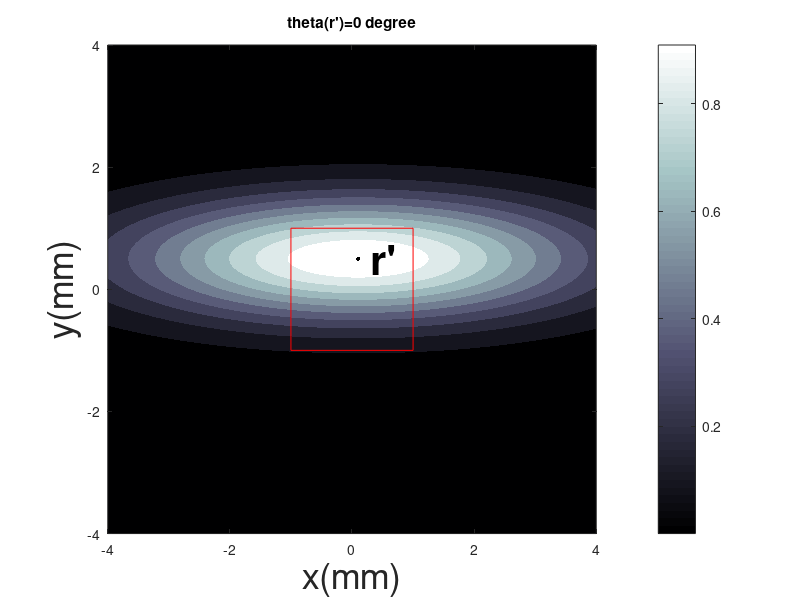
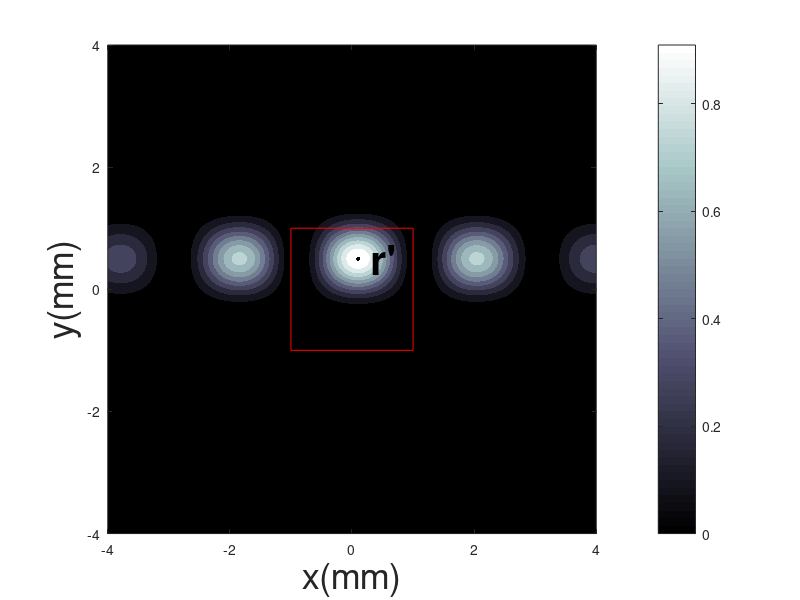
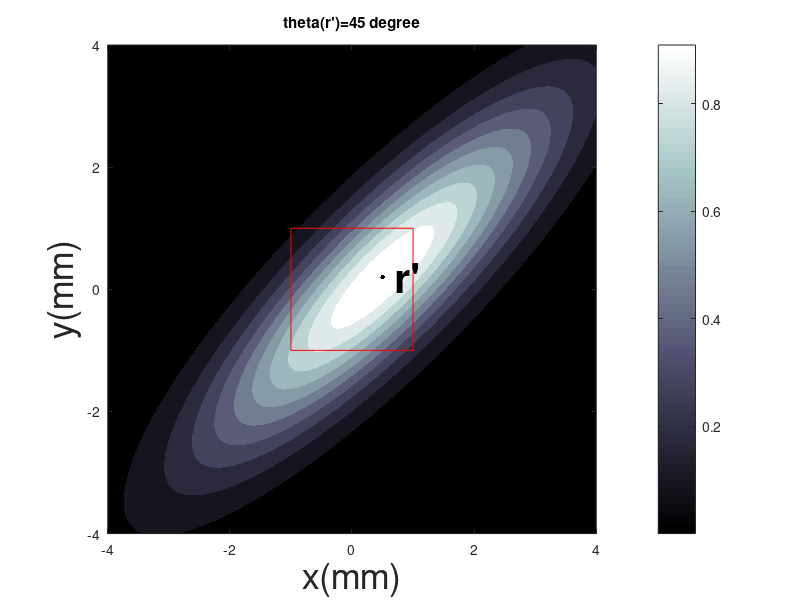
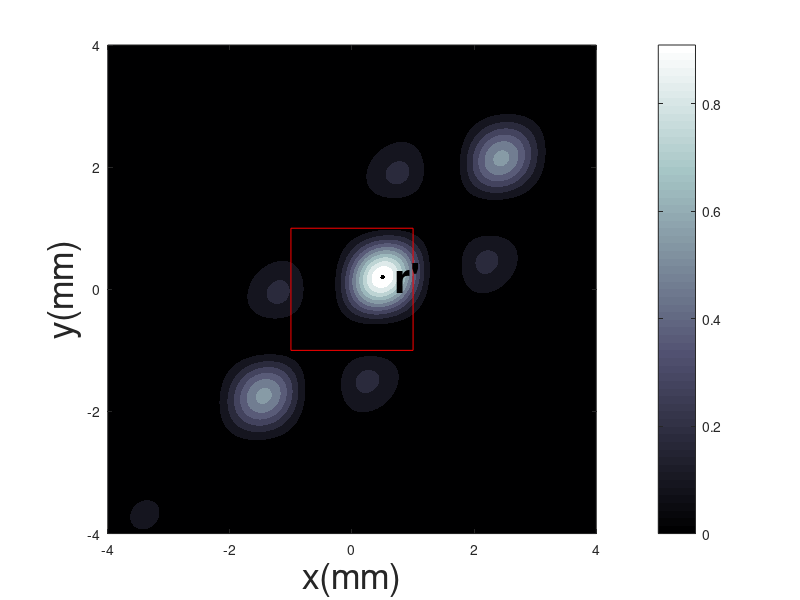

MATLAB code for these plots, in order:
%=========================================
%02-09-2016
%orientated elliptical Gaussian function
%==========================================
[x,y]=meshgrid(-4:0.01:4,-4:0.01:4);

%============================================================================
%OP=0
A=0;
x_0=0.1;
y_0=0.5;
f=exp(-0.5*(((((x-x_0).*cos(A)+(y-y_0).*sin(A)).^2)./7)+(((-(x-x_0).*sin(A)+(y-y_0).*cos(A)).^2)./0.5)));
figure;
contourf(x,y,f,'linestyle','none');hold on;
colormap('bone'); 
axis square;
xlabel('x(mm)','FontSize',26);
ylabel('y(mm)','FontSize',26);
title('theta(r'')=0 degree');
colorbar;
plot([-1.0, 1.0], [-1, -1],'r','LineStyle','-','LineWidth',0.5);
plot([-1,1],[1, 1],'r','LineStyle','-','LineWidth',0.5);
plot([-1,-1],[-1, 1.0],'r','LineStyle','-','LineWidth',0.5);
plot([1, 1], [-1, 1],'r','LineStyle','-','LineWidth',0.5);
plot(x_0,y_0,'marker','.',  'LineWidth',3, 'MarkerSize',10, 'MarkerEdgeColor','k');
text(x_0,y_0,'\bf r''','FontSize',30);
hold off;
basic_fn=((0.5*(cos(pi*(x-x_0))+1))).*((0.5*(cos(pi*(y-y_0))+1)));
figure;
contourf(x,y,basic_fn.*f,'linestyle','none');hold on;
colormap('bone'); 
axis square;
xlabel('x(mm)','FontSize',26);
ylabel('y(mm)','FontSize',26);
colorbar;
plot([-1.0, 1.0], [-1, -1],'r','LineStyle','-','LineWidth',0.5);
plot([-1,1],[1, 1],'r','LineStyle','-','LineWidth',0.5);
plot([-1,-1],[-1, 1.0],'r','LineStyle','-','LineWidth',0.5);
plot([1, 1], [-1, 1],'r','LineStyle','-','LineWidth',0.5);
plot(x_0,y_0,'marker','.',  'LineWidth',3, 'MarkerSize',10, 'MarkerEdgeColor','k');
text(x_0,y_0,'\bf r''','FontSize',30);
hold off;
%
%
%
%==========================================================================
%OP=45
figure;
A=pi/4;
x_0=0.5;
y_0=0.2;
f=exp(-0.5*(((((x-x_0).*cos(A)+(y-y_0).*sin(A)).^2)./7)+(((-(x-x_0).*sin(A)+(y-y_0).*cos(A)).^2)./0.5)));
contourf(x,y,f,'linestyle','none');hold on;
colormap('bone'); 
axis square;
xlabel('x(mm)','FontSize',26);
ylabel('y(mm)','FontSize',26);
title('theta(r'')=45 degree');
colorbar;
plot([-1.0, 1.0], [-1, -1],'r','LineStyle','-','LineWidth',0.5);
plot([-1,1],[1, 1],'r','LineStyle','-','LineWidth',0.5);
plot([-1,-1],[-1, 1.0],'r','LineStyle','-','LineWidth',0.5);
plot([1, 1], [-1, 1],'r','LineStyle','-','LineWidth',0.5);
plot(x_0,y_0,'marker','.',  'LineWidth',3, 'MarkerSize',10, 'MarkerEdgeColor','k');
text(x_0,y_0,'\bf r''','FontSize',30);
hold off;
basic_fn=((0.5*(cos(pi*(x-x_0))+1))).*((0.5*(cos(pi*(y-y_0))+1)));
figure;
contourf(x,y,basic_fn.*f,'linestyle','none');hold on
colormap('bone'); 
axis square;
xlabel('x(mm)','FontSize',26);
ylabel('y(mm)','FontSize',26);
colorbar;
plot([-1.0, 1.0], [-1, -1],'r','LineStyle','-','LineWidth',0.5);
plot([-1,1],[1, 1],'r','LineStyle','-','LineWidth',0.5);
plot([-1,-1],[-1, 1.0],'r','LineStyle','-','LineWidth',0.5);
plot([1, 1], [-1, 1],'r','LineStyle','-','LineWidth',0.5);
plot(x_0,y_0,'marker','.',  'LineWidth',3, 'MarkerSize',10, 'MarkerEdgeColor','k');
text(x_0,y_0,'\bf r''','FontSize',30);
hold off;
%
%
%
%==========================================================================
%OP=90
A=pi/2;
x_0=0.7;
y_0=-0.5;
figure;
f=exp(-0.5*(((((x-x_0).*cos(A)+(y-y_0).*sin(A)).^2)./7)+(((-(x-x_0).*sin(A)+(y-y_0).*cos(A)).^2)./0.5)));
contourf(x,y,f,'linestyle','none');hold on;
colormap('bone'); 
axis square;
xlabel('x(mm)','FontSize',26);
ylabel('y(mm)','FontSize',26);
title('theta(r'')=90 degree');
colorbar;
plot([-1.0, 1.0], [-1, -1],'r','LineStyle','-','LineWidth',0.5);
plot([-1,1],[1, 1],'r','LineStyle','-','LineWidth',0.5);
plot([-1,-1],[-1, 1.0],'r','LineStyle','-','LineWidth',0.5);
plot([1, 1], [-1, 1],'r','LineStyle','-','LineWidth',0.5);
plot(x_0,y_0,'marker','.',  'LineWidth',3, 'MarkerSize',10, 'MarkerEdgeColor','k');
text(x_0,y_0,'\bf r''','FontSize',30);
hold off;
basic_fn=((0.5*(cos(pi*(x-x_0))+1))).*((0.5*(cos(pi*(y-y_0))+1)));
figure;
contourf(x,y,basic_fn.*f,'linestyle','none');hold on;
colormap('bone'); 
axis square;
xlabel('x(mm)','FontSize',26);
ylabel('y(mm)','FontSize',26);
colorbar;
plot([-1.0, 1.0], [-1, -1],'r','LineStyle','-','LineWidth',0.5);
plot([-1,1],[1, 1],'r','LineStyle','-','LineWidth',0.5);
plot([-1,-1],[-1, 1.0],'r','LineStyle','-','LineWidth',0.5);
plot([1, 1], [-1, 1],'r','LineStyle','-','LineWidth',0.5);
plot(x_0,y_0,'marker','.',  'LineWidth',3, 'MarkerSize',10, 'MarkerEdgeColor','k');
text(x_0,y_0,'\bf r''','FontSize',30);hold off;
%
%
%
%==========================================================================
%OP=135
A=3*pi/4;
x_0=-0.5;
y_0=-0.7;
figure;
f=exp(-0.5*(((((x-x_0).*cos(A)+(y-y_0).*sin(A)).^2)./7)+(((-(x-x_0).*sin(A)+(y-y_0).*cos(A)).^2)./0.5)));
contourf(x,y,f,'linestyle','none');hold on;
colormap('bone'); 
axis square;
xlabel('x(mm)','FontSize',26);
ylabel('y(mm)','FontSize',26);
title('theta(r'')=135 degree');
colorbar;
plot([-1.0, 1.0], [-1, -1],'r','LineStyle','-','LineWidth',0.5);
plot([-1,1],[1, 1],'r','LineStyle','-','LineWidth',0.5);
plot([-1,-1],[-1, 1.0],'r','LineStyle','-','LineWidth',0.5);
plot([1, 1], [-1, 1],'r','LineStyle','-','LineWidth',0.5);
plot(x_0,y_0,'marker','.',  'LineWidth',3, 'MarkerSize',10, 'MarkerEdgeColor','k');
text(x_0,y_0,'\bf r''','FontSize',30);
hold off;
basic_fn=((0.5*(cos(pi*(x-x_0))+1))).*((0.5*(cos(pi*(y-y_0))+1)));
figure;
contourf(x,y,basic_fn.*f,'linestyle','none');hold on;
colormap('bone'); 
axis square;
xlabel('x(mm)','FontSize',26);
ylabel('y(mm)','FontSize',26);
colorbar;
plot([-1.0, 1.0], [-1, -1],'r','LineStyle','-','LineWidth',0.5);
plot([-1,1],[1, 1],'r','LineStyle','-','LineWidth',0.5);
plot([-1,-1],[-1, 1.0],'r','LineStyle','-','LineWidth',0.5);
plot([1, 1], [-1, 1],'r','LineStyle','-','LineWidth',0.5);
plot(x_0,y_0,'marker','.',  'LineWidth',3, 'MarkerSize',10, 'MarkerEdgeColor','k');
text(x_0,y_0,'\bf r''','FontSize',30);
hold off;






